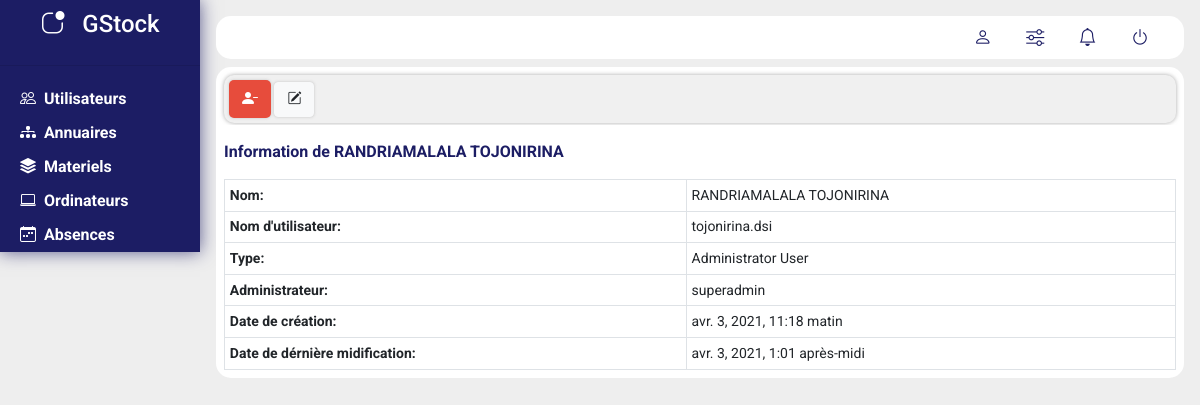
Page /users/1 on the committed database.
### users/models.py (models this page shows, shortened)
class Users(models.Model):
    class Meta:
        db_table = 'users'
    TYPES = (
        ('user', 'Standard User'),
        ('administrator', 'Administrator User'),
        ('super_user', 'Super Administrator User'),
    )
    directory_id = models.IntegerField()
    login = models.CharField(max_length=50, unique=True)
    password = models.CharField(max_length=100)
    types = models.CharField(max_length=20, choices=TYPES)
    status = models.IntegerField()
    administrator = models.CharField(max_length=50)
    created_at = models.DateTimeField(auto_now_add=True)
    updated_at = models.DateTimeField(auto_now=True)

### users/views.py (the view)
# urls.py: path('<int:id>', views.show, name="show_computer"),
def show(request, id):
    try:
        user = Users.objects.raw('SELECT * FROM users u INNER JOIN directories d ON u.directory_id = d.id AND u.id = %s', [id])[0]
    except:
        return HttpResponse('Server error', status=500)
    return render(request, 'user/show.html', {'user': user})

### users/templates/user/show.html (shortened to what this page needs)
{% extends "layout.html" %}
{% block content %}
<div class="container m-0 p-0">
    <div class="container-fluid sublink">
        <form action="{% url 'users:delete_user' user.id %}" method="post">
            <button type="submit" class="btn btn-option" onclick="return confirm('Voulez-vous vraiment supprimer l\'utilisateur? ')"><i class="bi bi-person-dash-fill" title="Supprimer l'utilisateur"></i></button> <a href="{% url 'users:edit_user' user.id %}" class="btn btn-light" title="Modifier"><i class="bi bi-pencil-square"></i></a>
        </form>
    </div>
    <div class="container-fluid subtitle">Information de {{ user.full_name }} </div>
    <table class='table table-sm table-hovered table-bordered m-0'>
        <tbody>
            <tr>
                <th>Nom: </th> <td>{{ user.full_name }}</th>
            </tr>
            <tr>
                <th>Nom d'utilisateur: </th> <td>{{ user.login }}</th>
            </tr>
            <tr>
                <th>Type: </th>
                <td>
                    {{ user.get_types_display }}
            </tr>
            <tr>
                <th>Administrateur: </th> <td>{{ user.administrator }}</th>
            </tr>
            <tr>
                <th>Date de création: </th> <td>{{ user.created_at }}</th>
            </tr>
            <tr>
                <th>Date de dérnière midification: </th> <td>{{ user.updated_at }}</th>
            </tr>
        </tbody>
    </table>
</div>
{% endblock %}

### public/css/app.css (style rules this page uses)
* { box-sizing: border-box; }
body { font-family: "Roboto", sans-serif; font-size: 14px; background-color:#eeeeee; }
div.subtitle { color: #1C1D64; font-weight: bold; font-size: 16px; padding: 15px 0px 15px 0px; background-color: white; }
div.sublink { border-radius: 10px; margin-bottom: 2px; padding: 5px; background-color: #f0f0f0; box-shadow: 0 0 4px rgba(110, 110, 110, 0.6); }
div.sublink a { font-size: 14px; }
.btn { box-shadow: 0 0 3px rgba(100, 100, 100, .3); }
.btn-option { background-color: #E74C3C; border-radius: 5px; color: white; }

### rows in the picture
Users: full_name "RANDRIAMALALA TOJONIRINA", login "tojonirina.dsi", types "Administrator User", administrator "superadmin", created_at "avr. 3, 2021, 11:18 matin", updated_at "avr. 3, 2021, 1:01 après-midi"
